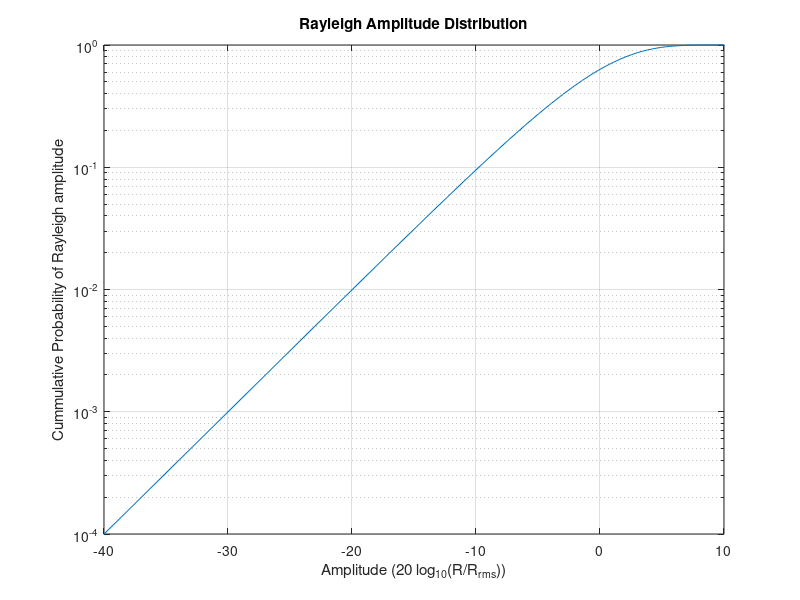

Reproduce this figure in MATLAB.
%% Rayleigh Amplitude Distribution
% Copyright 2007 Telecommunications Lab
% $Revision: 1.0 $ $Date: 2007/06/21 12:45:07 $
sigma = 1;
r = 0.0001:0.1:40;
r_rms = sqrt(2)*sigma;
r_dB = 20* log10(r./r_rms);

P1 = 1 - exp(-(r.^2/(2*sigma.^2)));

semilogy(r_dB, P1);
title('Rayleigh Amplitude Distribution')
xlabel('Amplitude (20 log_{10}(R/R_{rms}))')
axis([-40 10 0.0001 1])
ylabel('Cummulative Probability of Rayleigh amplitude')
grid on;